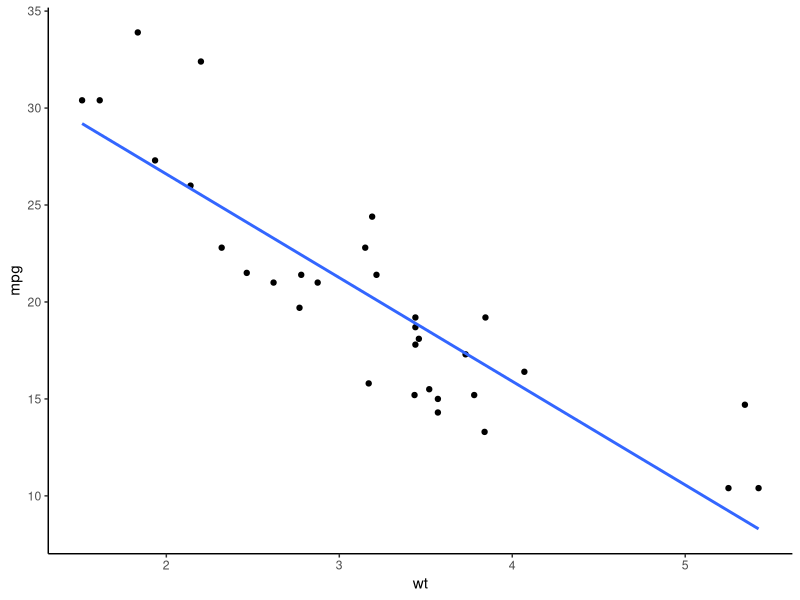
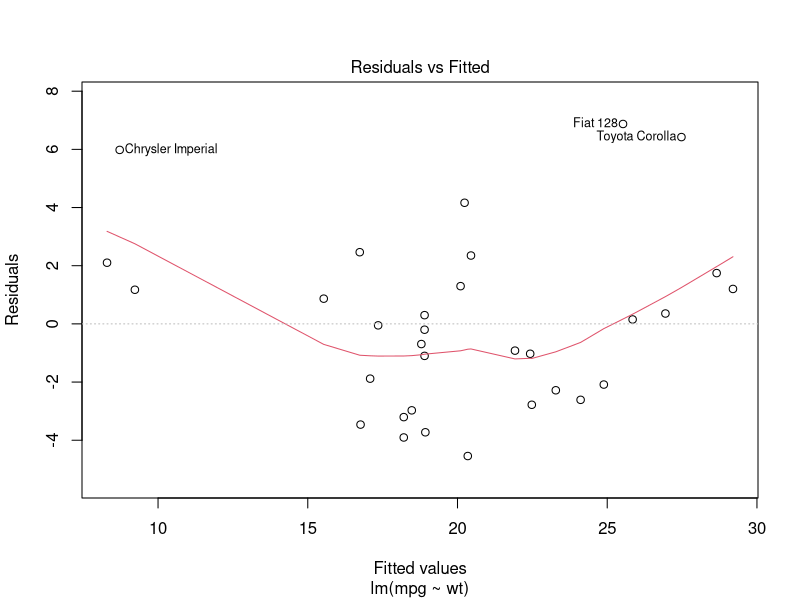
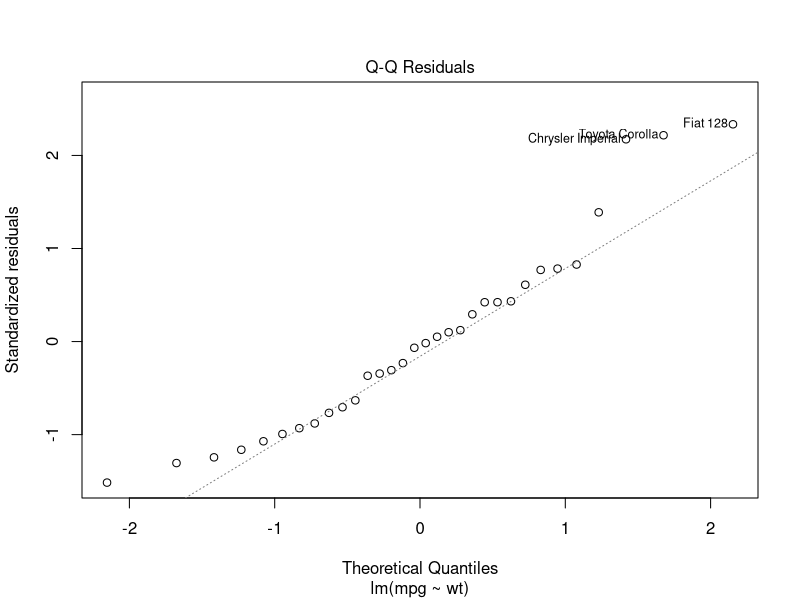
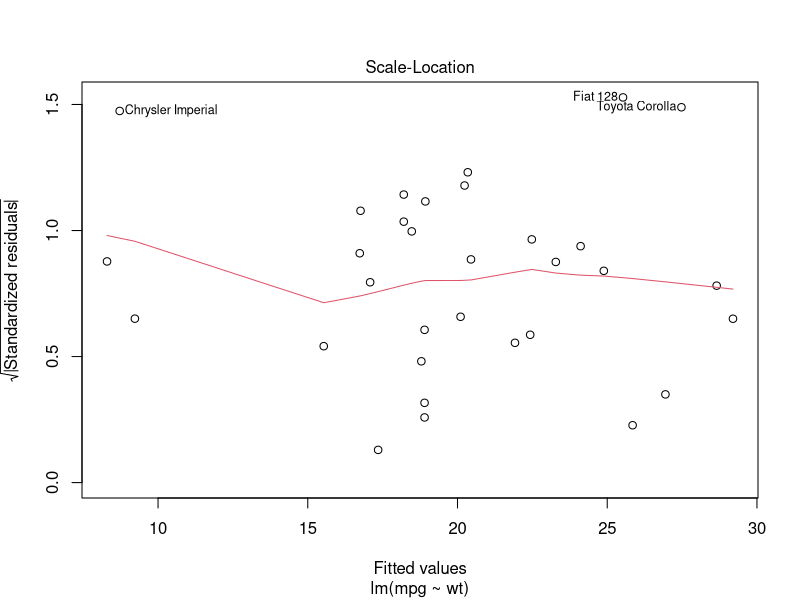
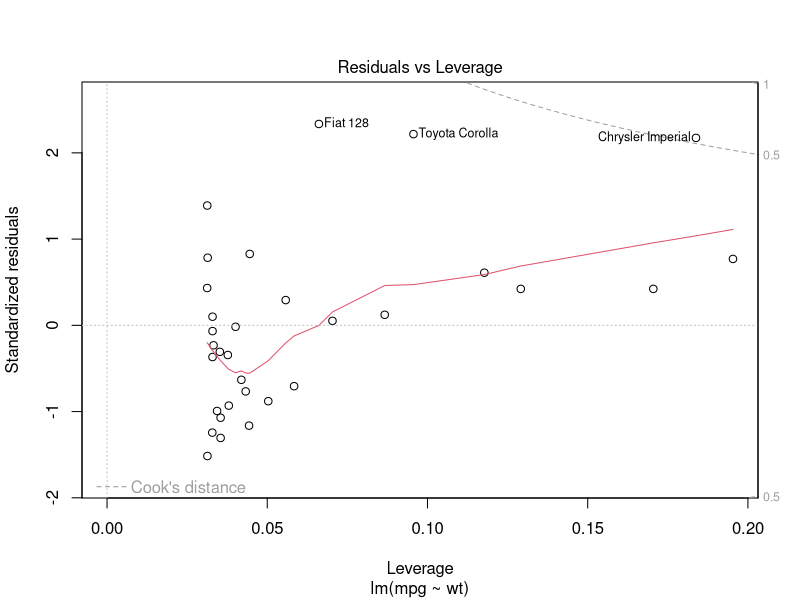
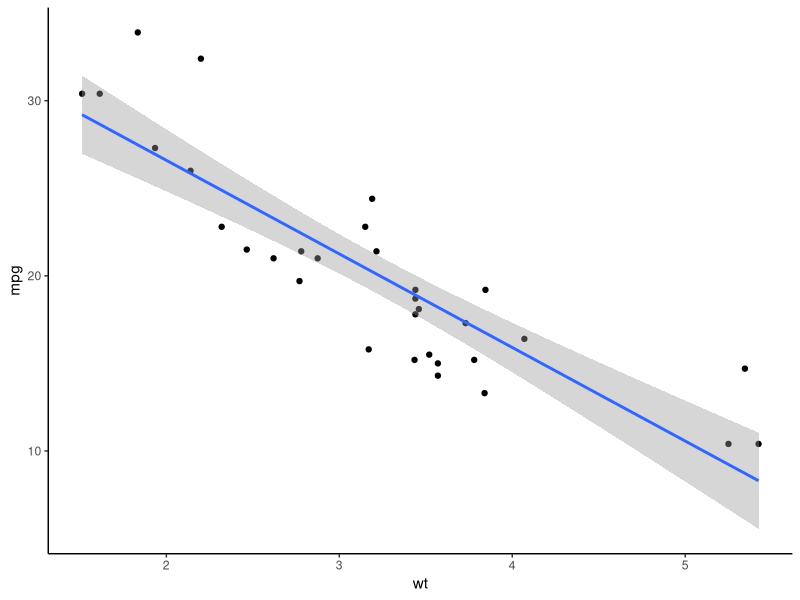

These charts were generated, in order, by the following R code:
## ---- chunk 1
# Load packages for this tutorial
library(ggplot2)
## ---- chunk 2
data("mtcars")
ggplot(mtcars, aes(x = wt, y = mpg)) +
  geom_point() + 
  geom_smooth(method = lm, se = FALSE) +  # fit a linear line
  theme_classic()
## ---- chunk 3
data(mtcars) #load dataset
head(mtcars) #show first 6 rows
## ---- chunk 4
reg.lm <- lm(mpg ~ wt, mtcars)
summary(reg.lm)
confint(reg.lm)
## ---- chunk 5
reg.lm$coefficients
## ---- chunk 6
confint(reg.lm) #default setting is 95% CI
confint(reg.lm, level = .99) # set to 99% CI
## ---- chunk 7
std.lm <- lm(scale(mpg) ~ scale(wt), mtcars)
summary(std.lm)
## ---- chunk 8
cor(mtcars$mpg, mtcars$wt)
## ---- chunk 9
predict(reg.lm, data.frame(wt = 1.5)) # newdata is a data frame with same variable name. 
predict(reg.lm, data.frame(wt = c(1.0, 1.2, 1.4, 1.6))) # predict multiple new values
predict(reg.lm) # omit newdata to show predicted value for current dataset
## ---- chunk 10
plot(reg.lm)
## ---- chunk 11
ggplot(mtcars, aes(x = wt, y = mpg)) +
  geom_point() + # scatter dots
  geom_smooth(method = lm, se = TRUE) + #add a linear fit line to the previous plot
  theme_classic() # optional theme to make a graph look nice
